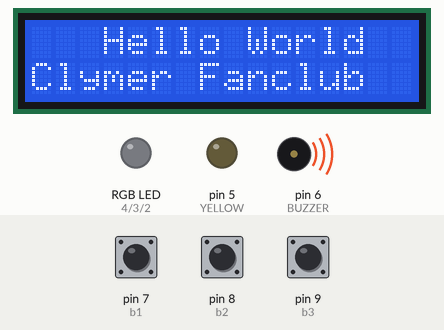
This sketch was run on a simulated Arduino Uno, built with avr-gcc and run on an emulated ATmega328P. Parts: 16×2 character LCD, an RGB LED mixed from three pins (HIGH = lit), output pins drawn as LEDs (lit = HIGH), buzzer (waves = sounding, pin HIGH). Inputs (shaded band) come from the test bench; at power-on: pin 7 (b1) HIGH, pin 8 (b2) HIGH, pin 9 (b3) HIGH. Dim RGB values are drawn brighter than linear.

Above: at 1.2 s.
1.3 s: pin 7 (b1) pulled LOW for 0.15 s
At 1.4 s:
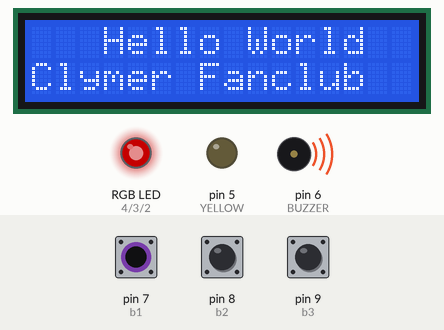
3.0 s: pin 8 (b2) pulled LOW for 1 s
At 3.4 s:
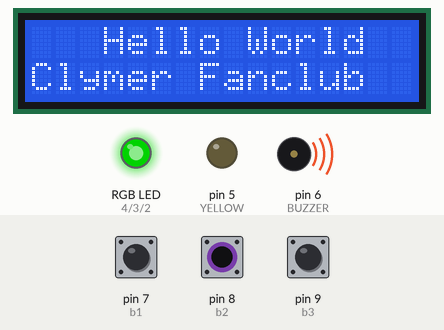
5.5 s: pin 9 (b3) pulled LOW for 0.15 s
At 5.6 s:
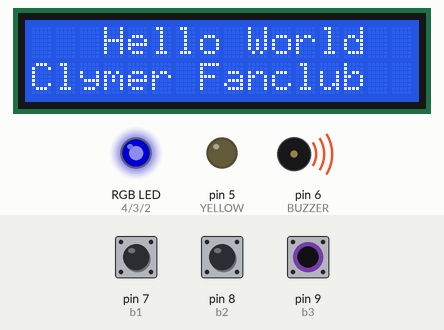
7.2 s: pin 8 (b2) pulled LOW for 0.15 s
At 7.7 s:
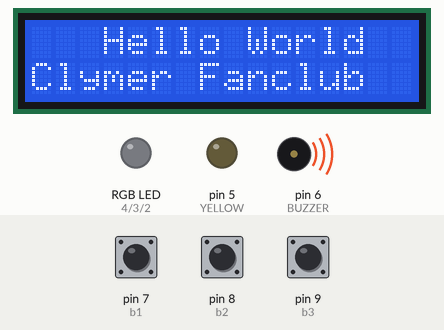
8.8 s: pin 7 (b1) pulled LOW for 1 s
At 9.6 s:
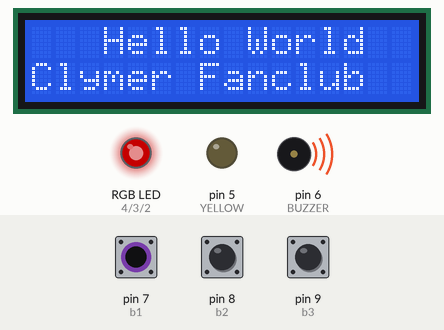
11.3 s: pin 9 (b3) pulled LOW for 1 s
At 12.9 s:
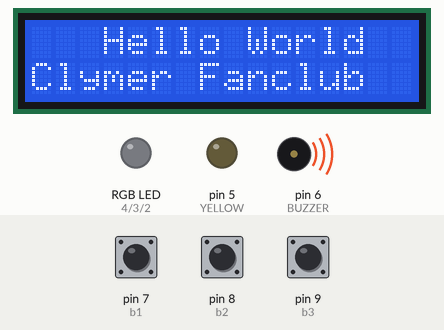
Timing chart, 0 to 14.4 s (numbered marks = the images above; inputs shaded):
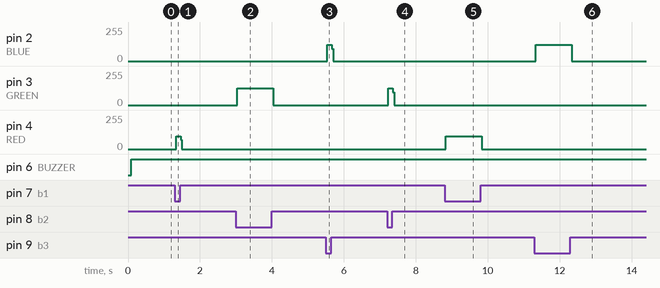

Measured:
- after the input at 1.3 s, pin 4 (RED): 0/255 → 95/255 at once, → 0/255 0.12 s later
- after the input at 3.0 s, pin 3 (GREEN): 0/255 → 125/255 at once, → 0/255 1.0 s later
- after the input at 5.5 s, pin 2 (BLUE): 0/255 → 121/255 at once, → 0/255 0.12 s later
- after the input at 7.2 s, pin 3 (GREEN): 0/255 → 125/255 at once, → 0/255 0.12 s later
- after the input at 8.8 s, pin 4 (RED): 0/255 → 95/255 at once, → 0/255 1.0 s later
- after the input at 11.3 s, pin 2 (BLUE): 0/255 → 121/255 at once, → 0/255 1.0 s later

The sketch:

arduinoTest.ino
```cpp
#define YELLOW 5
#define RED 4
#define GREEN 3
#define BLUE 2
#define BUZZER 6
#define b1 7
#define b2 8
#define b3 9

// LCD Library
#include <LiquidCrystal_I2C.h>

LiquidCrystal_I2C lcd(0x27, 16, 2);

void setup() {
  // put your setup code here, to run once:
  pinMode(RED, OUTPUT);
  pinMode(YELLOW, OUTPUT);
  pinMode(GREEN, OUTPUT);
  pinMode(BLUE, OUTPUT);
  pinMode(BUZZER,OUTPUT);

  //button setup
  pinMode(b1, INPUT_PULLUP);
  pinMode(b2, INPUT_PULLUP);
  pinMode(b3, INPUT_PULLUP);

  //LCD Setup
  lcd.init(); // Initialize the LCD I2C display
  lcd.backlight();
  lcd.setCursor(3, 0);          // move cursor to   (3, 0)
  lcd.print("Hello World");        // print message at (3, 0)
  lcd.setCursor(0, 1);          // move cursor to   (0, 1)
  lcd.print("Clymer Fanclub"); // print message at (0, 1)
}

void loop() {
  // LED Output Tests
  digitalWrite(RED, LOW);
  digitalWrite(YELLOW, LOW);
  digitalWrite(GREEN, LOW);
  digitalWrite(BLUE, LOW);

  // Buzzer Tests (bad sound)
  digitalWrite(BUZZER, HIGH);
  //digitalWrite(RED, HIGH);
  //digitalWrite(YELLOW, HIGH);
  //digitalWrite(GREEN, HIGH);
  //digitalWrite(BLUE, HIGH);
  //delay(15000);
  //digitalWrite(BUZZER, LOW);

    //add another 500 milliseconds of silence
  if (digitalRead(b1) == LOW)
  {
    digitalWrite(RED, HIGH);
  }
  if (digitalRead(b2) == LOW)
  {
    digitalWrite(GREEN, HIGH);
  }
  if (digitalRead(b3) == LOW)
  {
    digitalWrite(BLUE, HIGH);
  }
  //delay(200);
}
```
